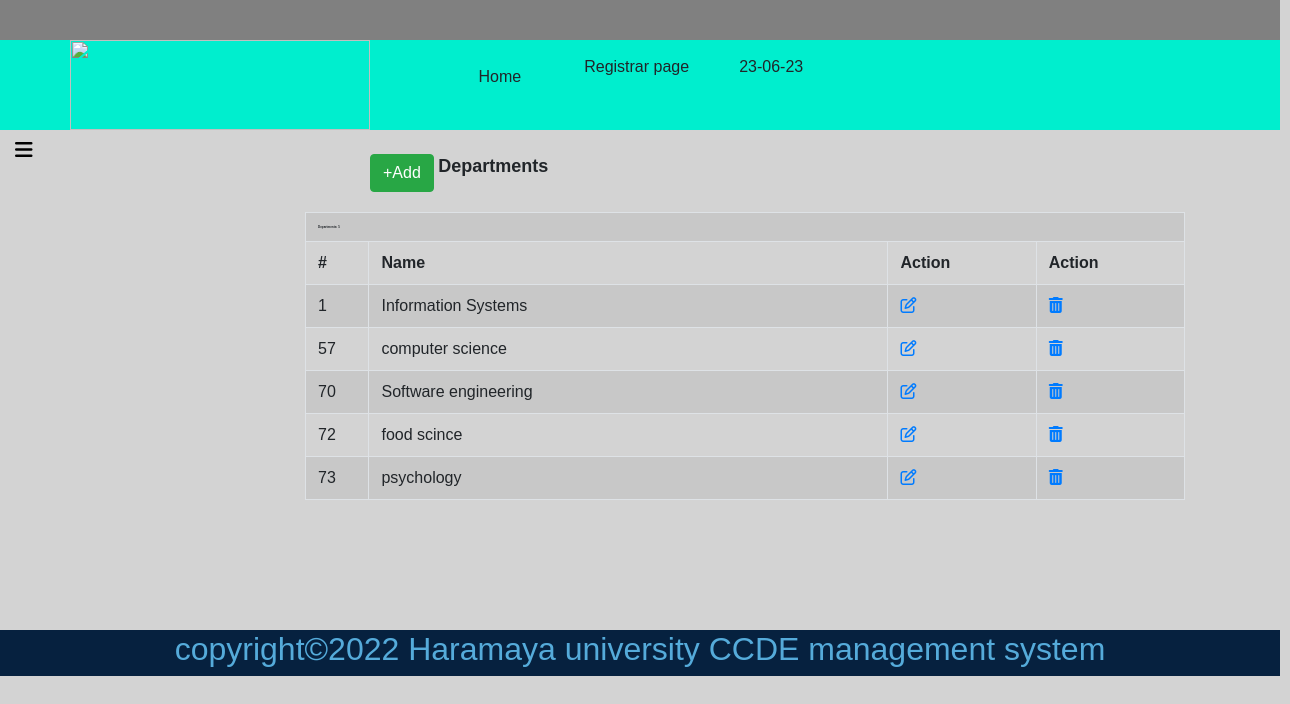
Page /Add_department.php (signed in) on the committed database.
### tables this page shows
CREATE TABLE `department` (
  `dept_id` int(11) NOT NULL,
  `pro_id` int(11) NOT NULL,
  `dept_name` varchar(30) NOT NULL
);

### Add_department.php (the view, shortened to what this page needs)
<!DOCTYPE html>
<html>
<head>
  <link rel="stylesheet" href="bootstrap-4.0.0-dist/css/bootstrap.min.css" >
  <link rel="stylesheet" href="bootsrap/css/all.css" >
<link rel="stylesheet" type="text/css" href="stylle.css">
</head>
<body >
 <table border="0" width="1280px" bgcolor="lightgrey" align="center"  >
 	<tr>
        <td height="40px" bgcolor="grey" colspan="2">
        </td>
    </tr>
 	<tr>
 		<td height="90px" width="100px" bgcolor="Greece" >
  		    <img src="images/p2.png" width="300px" height="90px" style="margin-left: 70px">
        </td>
        <td width="100px" height="90px" colspan="2" bgcolor="Greece" >
       <ul>
           <li class="li"><a class="btn btn-default" href="Registrar_page.php"> Home</a></li>
           <li class="li">Registrar page</li>
           <li class="li"><?php echo date('d-m-y');?></li>
       </ul>
 		</td>
 	</tr>
 	<tr>
 		<td height="500px" colspan="1" width="270px">
          <?Php
              include('Side_bar_registrar.php');
           ?>
     </td>
     <td style="padding-bottom: 100px; ">
        <a style="margin-top: 10px;" class="btn btn-success" href="Add_dept_form.php" > +Add </a> <font size="4" face="monotype corsiva"  style="font-weight: bold; margin-top: 50px">Departments </font>
    <div class="container">
         <table class="table table-striped table-bordered table-hover" border="1" style="top: 0; margin-top: 20px; margin-left: -80px;">
            <tr>
                <td colspan="4">
                   <?php
                   include('connection.php');
                     $sql="SELECT *FROM department";
                    $res=mysqli_query($con,$sql);
                    $count=mysqli_num_rows($res);
                   ?>
                  <font style="font-weight: bold; font-size: 3">Departments:  <?php  echo "$count" ?></font>
                </td>
            </tr>
            <tr>
                <th class="t_th" width="30px"> # </th>
                <th class="t_th" width="350px"> Name </th>
                <th class="t_th" width="100px"> Action </th>
            <th class="t_th" width="100px">Action</th>
            </tr>
              <?php
                $sql="SELECT *FROM department";
                $res=mysqli_query($con,$sql);
                while ($rows=mysqli_fetch_assoc($res)) {
               ?>
              <tr>
                <td class="t_td"><?php echo "{$rows['dept_id']}"; ?></td>
                  <td class="t_td"><?php echo "{$rows['dept_name']}"; ?></td>
               <td class="t_td"><a href= "update_dept.php?d_id=<?php echo $rows['dept_id'];?>" title="Edit Session Details" ><i class="fa fa-edit fa-1x"></i></a>
               </td>
               <td class="t_td">
              <a onClick= "return confirm('Are you sure you want to delete')"
                 href="delete_dept.php?d_id=<?php echo $rows['dept_id'];?>" title="Delete Session" > <i class="fa fa-trash fa-1x"></i></a>
               </td>
              </tr>
              <?php
                }
              ?>
          </table>
</div>
     </td>
   </tr>
   <tr>
   	   <td height="30px" colspan="2" bgcolor ="#06213F">
        <?php
            include ('footer.php');
        ?>
    </td>
   </tr>
 </table>
</body>
</html>

### stylle.css (style rules this page uses)
* { margin: 0; padding: 0; box-sizing: border-box; font-family: "poppins", sans-serif; }
body { background-color: lightgrey; }

### Add_department.php (style rules this page uses)
ul { position: relative; margin-left: 05%; display: flex; }
ul .li { padding-left: 50px; list-style: none; }

### rows in the picture
department: dept_id "1", dept_name "Information Systems"
department: dept_id "57", dept_name "computer science"
department: dept_id "70", dept_name "Software engineering"
department: dept_id "72", dept_name "food scince"
department: dept_id "73", dept_name "psychology"
